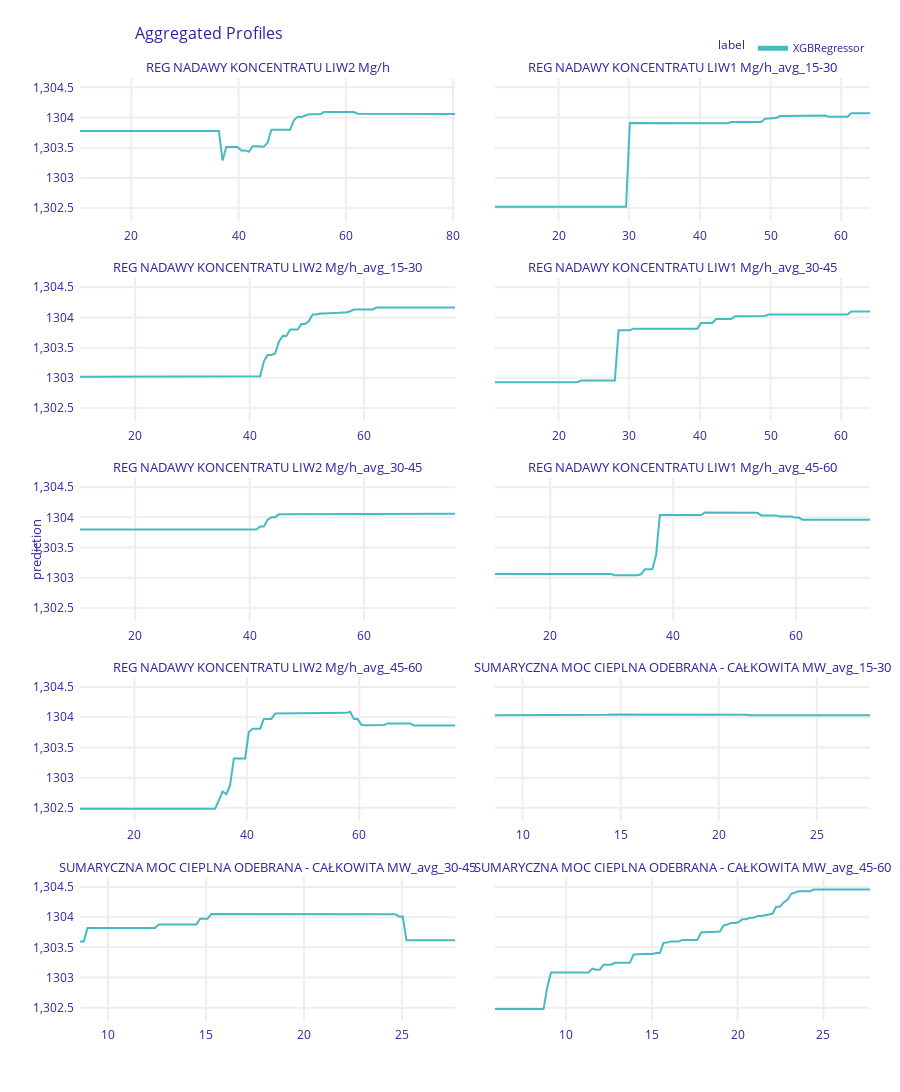

Write notebook code for a chart like this one.
### Code cell
partial_dependence_profiles = explainer.model_profile(variables=[
        'REG NADAWY KONCENTRATU LIW2 Mg/h',
        'REG NADAWY KONCENTRATU LIW1 Mg/h_avg_15-30',
        'REG NADAWY KONCENTRATU LIW2 Mg/h_avg_15-30',
        'REG NADAWY KONCENTRATU LIW1 Mg/h_avg_30-45',
        'REG NADAWY KONCENTRATU LIW2 Mg/h_avg_30-45',
        'REG NADAWY KONCENTRATU LIW1 Mg/h_avg_45-60',
        'REG NADAWY KONCENTRATU LIW2 Mg/h_avg_45-60',
        'SUMARYCZNA MOC CIEPLNA ODEBRANA - CAŁKOWITA MW_avg_15-30',
        'SUMARYCZNA MOC CIEPLNA ODEBRANA - CAŁKOWITA MW_avg_30-45',
        'SUMARYCZNA MOC CIEPLNA ODEBRANA - CAŁKOWITA MW_avg_45-60'

    ], type='partial')
    
partial_dependence_profiles.plot()
